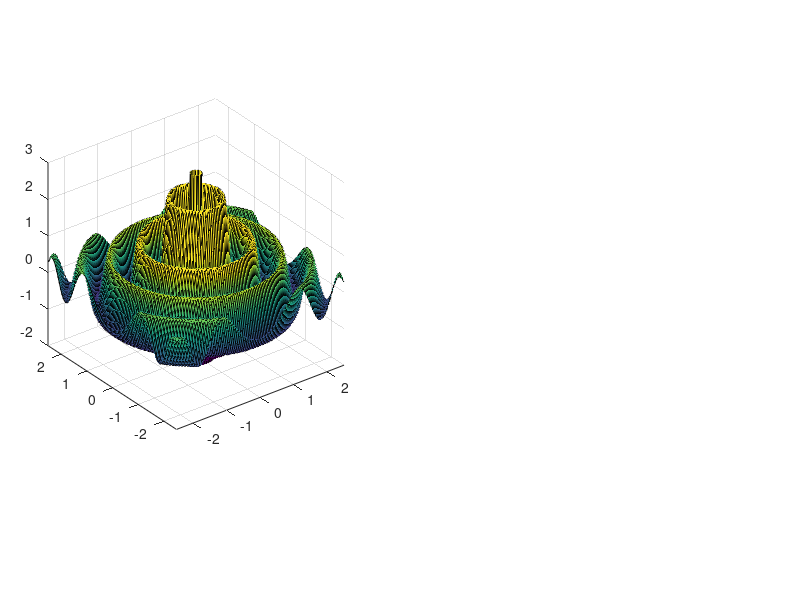

This chart was generated by the following MATLAB code: (Note: this script raises an error after producing the figure.)
clear
close all

c = 343;
w = 2*pi*500;
k = w/c * (1-0.00*1i*1e-2);
x0  = 0;   y0 = 0;    z0 = 0;

lambda= 2*pi*c/w;

dx = 0.025;
L = 5*lambda;
x = (-L:dx:L+dx)';  y = x;
Nx = length(x);

kxs = 1.5*k;
dkx = kxs/500;
kx =   (-kxs:dkx:kxs )';
ky =  kx;
dkx = kx(2)-kx(1);
[Kx,Ky] = meshgrid(kx,ky);
Gkx = -1i/2*exp(1i*(Kx*x0+Ky*y0)).*exp(-sqrt(-k^2 + (Kx.^2 + Ky.^2))*abs(z0))./ sqrt(k^2 - (Kx.^2 + Ky.^2));

[X,Y] = meshgrid(x,y);
Gx = 1/(4*pi)*exp(-1i*k*sqrt((X-x0).^2+(Y-y0).^2 + z0.^2))./sqrt((X-x0).^2+(Y-y0).^2 + z0.^2);
%%
ftsize = 14;
f = figure('Units','points','Position',[200,200,850,350]);
scale = 20;
q = 2;
subplot(1,2,1)
h0 = surf(y,y,scale*real(Gx));
set(gca, 'Units','normalized','Position',[ 0.06 0.11 0.37 .9 ]);
shading interp
hold on
h1 =surf(x(1:q:end),y(1:q:end),scale*real(Gx(1:q:end,1:q:end)));
set(h1','edgecolor','k','facealpha',0,'linewidth',.1,'linestyle','-')
axis equal tight
caxis(scale*[-0.05,0.05]);
zlim([-2,3])
ax1 = gca;
ax1.ZTickLabel = ax1.ZTick/scale;
ax1.XTick = lambda*(-5:2.5:5);
ax1.YTick = lambda*(-5:2.5:5);

set(gca,'TickLabelInterpreter', 'tex');
tik_n = cell(5,1); tik_n{1} = '-5 \lambda';tik_n{2} = '-2.5 \lambda';
tik_n{3} = '0';tik_n{4} = '2.5 \lambda';   tik_n{5} = '5 \lambda';
ax1.XTickLabel = tik_n;
ax1.YTickLabel = tik_n;

xlabel('$x \rightarrow \mathrm{[m]}$','Interpreter','latex','FontSize',ftsize)
ylabel('$y \rightarrow \mathrm{[m]}$','Interpreter','latex','FontSize',ftsize)
zlabel('$\mathcal{R}\left(G(x,y,0,\omega_0)\right)$','Interpreter','latex','FontSize',ftsize)
set(gca,'FontName','Times New Roman');

q = 1;
scale = 10;
subplot(1,2,2)
h =surf(kx,ky,scale*abs(Gkx));
set(gca, 'Units','normalized','Position',[ 0.528 0.11 0.47 .9 ]);
shading interp
hold on
h2 =surf(kx(1:q:end),ky(1:q:end),scale*abs(Gkx(1:q:end,1:q:end)));
set(h2','edgecolor','k','facealpha',0,'linewidth',.01,'linestyle',':')
axis equal
caxis([0,scale*10e-1]);
zlim([0,10])
ax2 = gca;
ax2.ZTickLabel = ax2.ZTick/scale;
ax2.XTick = k*(-1.5:0.5:1);
ax2.YTick = k*(-1.5:0.5:1);
tik_n2 = cell(7,1); 
tik_n2{1} = '-1.5\omega/\it{c}';
tik_n2{2} = '-1\omega/\it{c}';
tik_n2{3} = '-0.5 \omega/\it{c}';
tik_n2{4} = '0';
tik_n2{5} = '0.5\omega/\it{c}';
tik_n2{6} = '1\omega/\it{c}';
ax2.XTickLabel = tik_n2;
ax2.YTickLabel = tik_n2;
set(gca,'TickLabelInterpreter', 'tex');
xlabel('$k_x \rightarrow \mathrm{[rad/m]}$','Interpreter','latex','FontSize',ftsize)
ylabel('$k_y \rightarrow \mathrm{[rad/m]}$','Interpreter','latex','FontSize',ftsize)
zlabel('$|(\tilde{G}(k_x,k_y,0,\omega_0)|$','Interpreter','latex','FontSize',ftsize);

set(gca,'FontName','Times New Roman');
allAxesInFigure = findall(f,'type','axes');
b = get(gca,'XTickLabel');
set(allAxesInFigure,'XTickLabel',b,'FontSize',ftsize-2);

set(gcf,'PaperPositionMode','auto');
print( fullfile( '../..','Figures/Basic_acoustics','greens_function' ) ,'-dpng')